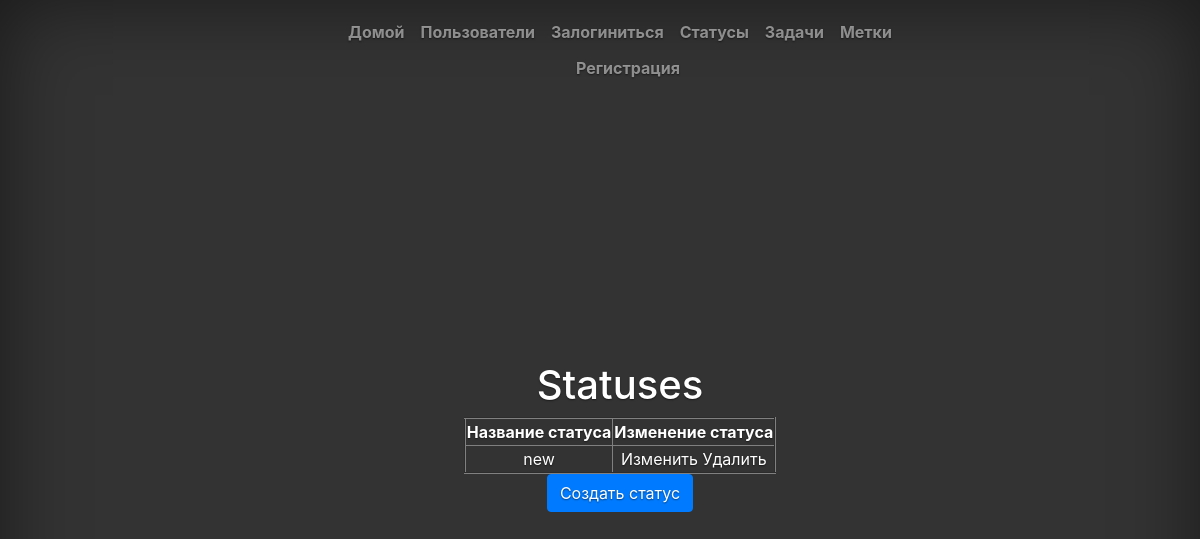
The app's page /statuses/, older data.
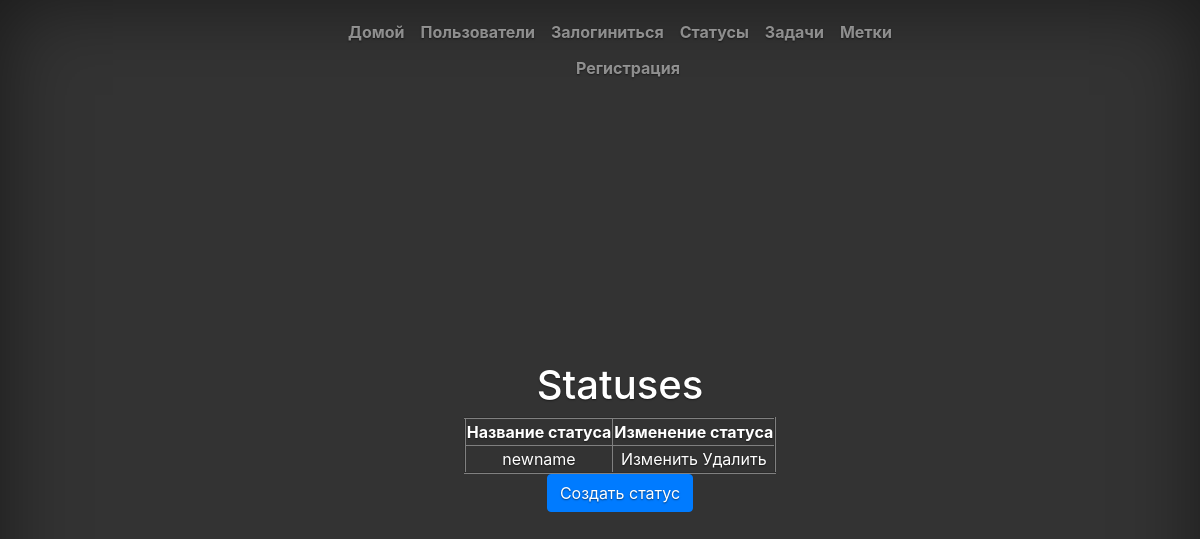
The same page, newer data.
### tasks/models.py (models this page shows, shortened)
class TaskStatus(models.Model):
    name = models.CharField(verbose_name='Имя', max_length=70, unique=True)
    class Meta():
        ordering = ['name']

### task_manager/views.py (the view)
# urls.py: path('statuses/', views.ListStatusesView.as_view(), name='statuses_list'),
class ListStatusesView(generic.ListView):
    model = TaskStatus
    template_name = 'statuses_index.html'

### task_manager/templates/statuses_index.html (shortened to what this page needs)
{% extends 'index.html' %}
{% load bootstrap4 %}
{% load i18n %}
{% block welcome %}
	<h1>Statuses</h1>
	<table border="2" align="center">
		<tr>
			<th>Название статуса</th>
			<th>Изменение статуса</th>
		</tr>
		{% for status in object_list %}
			<tr>
				<td><a href={% url 'status' status.id %}>{{ status.name }}</a></td>
				<td>
					<a href={% url 'update_status' status.id %}>Изменить</a>
					<a href={% url 'delete_status' status.id %}>Удалить</a>
				</td>
			</tr>
		{% endfor %}
	</table>
	<a class="btn btn-primary" href={% url 'create_status' %}>{% translate "Создать статус" %}</a>
{% endblock %}

Row changes from the older to the newer data that the page shows:
changed TaskStatus: name "new" → "newname"
